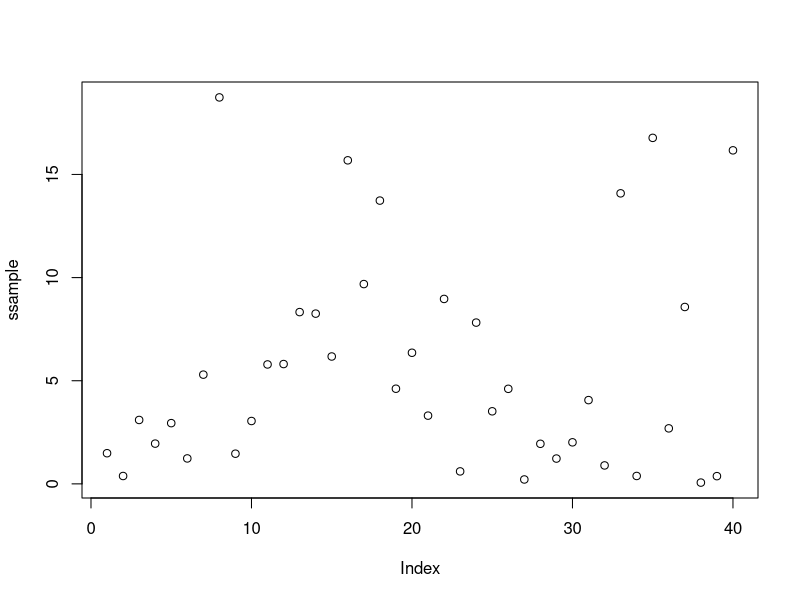
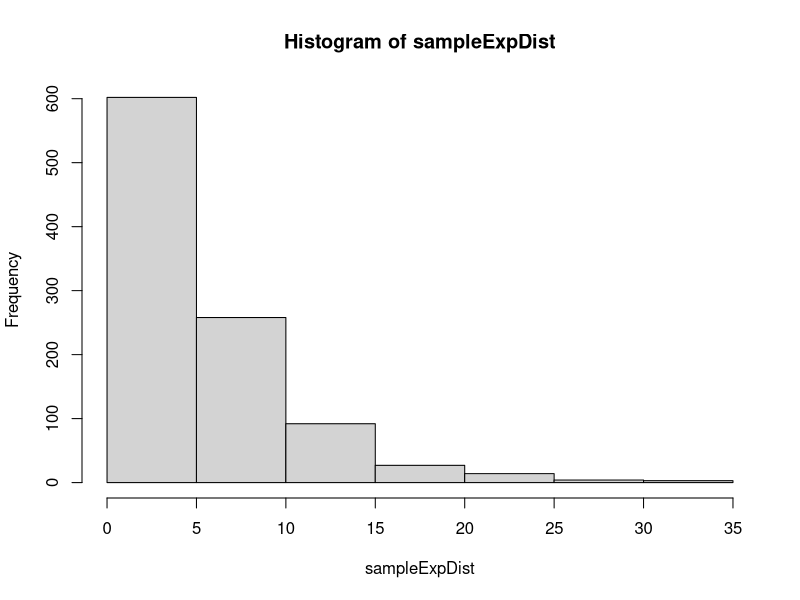
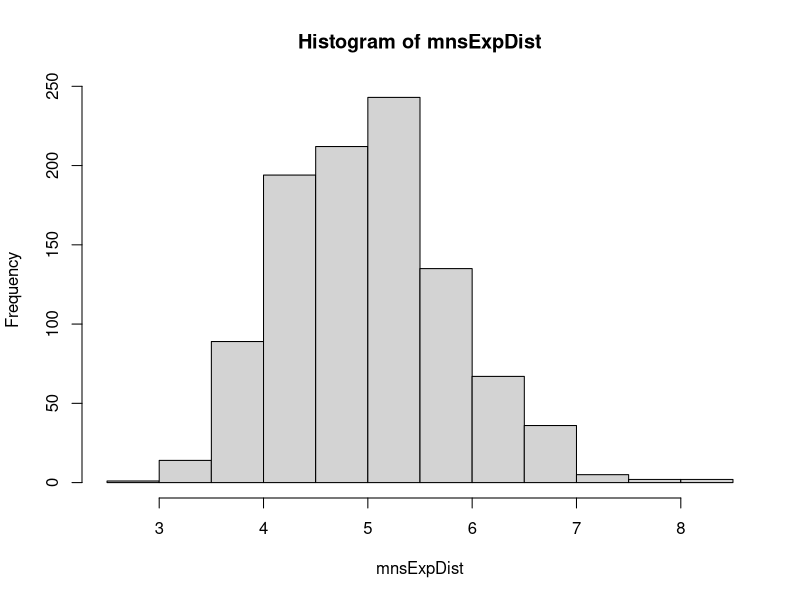

Source code (R) for these figures, in order:
# Simulation Exercise
# Statistical Inference
# Mark Culp
# 3/25/2017


## --------
## Overview:
## --------

# This paper explores simulations on an Exponential Distribution, 
# a distribution that describes the time between events in a 
# Poisson process.  We use R's rexp(n, lambda) function to create 
# samples from an Eponential Distribution, and compare it with 
# the Central Limit Theorem (CLT).  The CLT is one of the most  
# important theorems in statistics which states that the 
# distribution or sum of a large number of independent random 
# variables tends toward a normal distribution regardless of the 
# underlying distribution.  

# First, let's create a small exponential distribution sample, and
# examine its properties:

# code start---------------------------

# Set parameters for distribution
n <- 40
lambda <- 0.2

# Create small sample
ssample <- rexp(n, lambda)

# Range of numbers in sample
range(ssample)



# An exploratory plot 

plot(ssample)
# abline(0,..)




# code end ---------------------------

## -----------
## Simulations:  
## -----------

set.seed(0)

# Generate 1,000 random deviates for an exponential distribution
sampleExpDist <- rexp(1000, lambda)

# Generate a distribution of 1000 averages of 40 random 
# deviates by sampling the exponential distribution
# and calculate the variances in each sample.
expSample = NULL
mnsExpDist = NULL
varExpDist = NULL
for (i in 1 : 1000) {
  expSample = rexp(n, lambda)
  mnsExpDist = c(mnsExpDist, mean(expSample))
  varExpDist = c(varExpDist, var(expSample))
}

# Create a histogram of the distribution of exponentials
hist(sampleExpDist)

# Create histogram of the distribution of exponential averages
hist(mnsExpDist)

## -----------------------------------
## Sample Mean versus Theoretical Mean
## -----------------------------------

# Calculate the mean of the sample exponential distribution
sampleExpDistMean <- round(mean(sampleExpDist),3)

# Calculate mean of the distribution of exponential averages
mnsDistMean <- round(mean(mnsExpDist),3)

# Calculate hypothetical mean for the exponential distribution
hypoDistMean <- round(1/lambda,3)

# Combine means in a row
rowMeans <- rbind(c(sampleExpDistMean, mnsDistMean, hypoDistMean))

rowMeans

## -------------------------------------------
## Sample Variance versus Theoretical Variance
## -------------------------------------------

# Calculate variance of the sample exponential distribution
sampleExpDistVariance <- round(var(sampleExpDist),3)

# Calculate variance of the distribution of exponential averages
mnsExpDistVariance <- round(mean(varExpDist),3)

# Calculate hypothetical mean for the exponential distribution
hypoDistVariance <- (1/lambda)^2

# Combine variances in a row
rowVar <- rbind(c(sampleExpDistVariance, mnsExpDistVariance, hypoDistVariance))

rowVar

## -----------------------------------
## Distribution: Assumpt & Conclusions
## -----------------------------------






